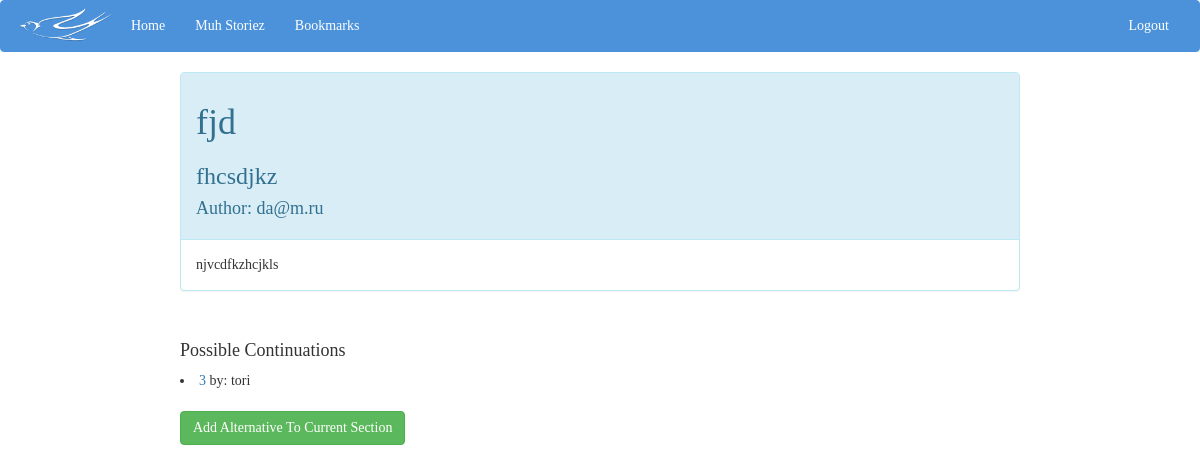
Screenshot of /view_section/3/ (signed in) with the database file from the repository.
### SwallowTales/models.py (models this page shows, shortened)
class StorySection(models.Model):
    previousSection = models.ForeignKey("self",null = True, blank=True, related_name="children")
    author = models.ForeignKey(User)
    story = models.ForeignKey(Story)
    secName = models.CharField(max_length = 100)
    text = models.TextField()

class Story(models.Model):
    author = models.ForeignKey(User)
    name = models.CharField(max_length = 100)

### SwallowTales/views.py (the view)
# urls.py: url(r'^view_section/([0-9]+)/', views.view_section, name='view_section'),
def view_section(request, sectionID):
    storySection = StorySection.objects.filter(pk = sectionID)
    my_stories_list = StorySection.objects.filter(previousSection = sectionID)
    return render(request, 'view_sec.html', {'my_stories_list': my_stories_list, 'storySection': storySection[0]})

### SwallowTales/templates/view_sec.html (shortened to what this page needs)
{% extends "base.html" %}
{% block content %}
<div id="muh_stories">
    <div class="panel panel-info">
        <div class="panel-heading">
            <h1>{{ storySection.story.name }}</h1>
            <h3>{{ storySection.secName }}</h3>
            <h4>Author: {{ storySection.author.username }}</h4>
        </div>
        <div class="panel-body">{{ storySection.text }}</div>
    </div>
</div>
<br />
<div id="muh_stories">
    <h4>Possible Continuations</h4>
    {% for sec in my_stories_list %}
        <li><a href="{% url 'SwallowTales.views.view_section' sec.id %}">{{ sec.secName }}</a> by: {{ sec.author.username }}</li>
    {% endfor %}
    <br />
    {%  if my_stories_list|length == 0 %}
        <p>No Further Sections!</p>
        <br />
        {% if storySection.previousSection != None %}
            <button type="submit" onclick='location.href="{% url 'SwallowTales.views.add_alternative_section' storySection.pk %}";' class="btn btn-success">Add Alternative To Current Section</button>
        {%  endif %}
        <button type="submit" onclick='location.href="{% url 'SwallowTales.views.add_next_section' storySection.pk %}";' class="btn btn-success">Add Next Section</button>
    {%  else %}
        {% if storySection.previousSection != None %}
            <button type="submit" onclick='location.href="{% url 'SwallowTales.views.add_alternative_section' storySection.pk %}";' class="btn btn-success">Add Alternative To Current Section</button>
        {%  endif %}
    {% endif %}
</div>
{%endblock content %}

### SwallowTales/static/css/myCSS1.css (style rules this page uses)
#muh_stories { margin: auto; width: 70%; }
* { font-family: Garamond; }

### rows the page displays
StorySection: story.name "fjd", secName "fhcsdjkz", author.username "da@m.ru", text "njvcdfkzhcjkls"
StorySection: secName "3", author.username "tori"
